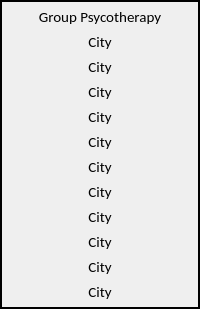
         <widget class="QFrame" name="f_services">
          <property name="frameShape">
           <enum>QFrame::WinPanel</enum>
          </property>
          <property name="frameShadow">
           <enum>QFrame::Plain</enum>
          </property>
          <layout class="QVBoxLayout" name="verticalLayout_192">
           <property name="spacing">
            <number>5</number>
           </property>
           <property name="leftMargin">
            <number>5</number>
           </property>
           <property name="topMargin">
            <number>5</number>
           </property>
           <property name="rightMargin">
            <number>5</number>
           </property>
           <property name="bottomMargin">
            <number>5</number>
           </property>
           <item>
            <widget class="QLabel" name="services_1">
             <property name="font">
              <font>
               <family>Calibri</family>
               <pointsize>11</pointsize>
               <bold>false</bold>
              </font>
             </property>
             <property name="text">
              <string>Group Psycotherapy</string>
             </property>
             <property name="alignment">
              <set>Qt::AlignCenter</set>
             </property>
            </widget>
           </item>
           <item>
            <widget class="QLabel" name="services_2">
             <property name="font">
              <font>
               <family>Calibri</family>
               <pointsize>11</pointsize>
               <bold>false</bold>
              </font>
             </property>
             <property name="text">
              <string>City</string>
             </property>
             <property name="alignment">
              <set>Qt::AlignCenter</set>
             </property>
            </widget>
           </item>
           <item>
            <widget class="QLabel" name="services_3">
             <property name="font">
              <font>
               <family>Calibri</family>
               <pointsize>11</pointsize>
               <bold>false</bold>
              </font>
             </property>
             <property name="text">
              <string>City</string>
             </property>
             <property name="alignment">
              <set>Qt::AlignCenter</set>
             </property>
            </widget>
           </item>
           <item>
            <widget class="QLabel" name="services_4">
             <property name="font">
              <font>
               <family>Calibri</family>
               <pointsize>11</pointsize>
               <bold>false</bold>
              </font>
             </property>
             <property name="text">
              <string>City</string>
             </property>
             <property name="alignment">
              <set>Qt::AlignCenter</set>
             </property>
            </widget>
           </item>
           <item>
            <widget class="QLabel" name="services_5">
             <property name="font">
              <font>
               <family>Calibri</family>
               <pointsize>11</pointsize>
               <bold>false</bold>
              </font>
             </property>
             <property name="text">
              <string>City</string>
             </property>
             <property name="alignment">
              <set>Qt::AlignCenter</set>
             </property>
            </widget>
           </item>
           <item>
            <widget class="QLabel" name="services_6">
             <property name="font">
              <font>
               <family>Calibri</family>
               <pointsize>11</pointsize>
               <bold>false</bold>
              </font>
             </property>
             <property name="text">
              <string>City</string>
             </property>
             <property name="alignment">
              <set>Qt::AlignCenter</set>
             </property>
            </widget>
           </item>
           <item>
            <widget class="QLabel" name="services_7">
             <property name="font">
              <font>
               <family>Calibri</family>
               <pointsize>11</pointsize>
               <bold>false</bold>
              </font>
             </property>
             <property name="text">
              <string>City</string>
             </property>
             <property name="alignment">
              <set>Qt::AlignCenter</set>
             </property>
            </widget>
           </item>
           <item>
            <widget class="QLabel" name="services_8">
             <property name="font">
              <font>
               <family>Calibri</family>
               <pointsize>11</pointsize>
               <bold>false</bold>
              </font>
             </property>
             <property name="text">
              <string>City</string>
             </property>
             <property name="alignment">
              <set>Qt::AlignCenter</set>
             </property>
            </widget>
           </item>
           <item>
            <widget class="QLabel" name="services_9">
             <property name="font">
              <font>
               <family>Calibri</family>
               <pointsize>11</pointsize>
               <bold>false</bold>
              </font>
             </property>
             <property name="text">
              <string>City</string>
             </property>
             <property name="alignment">
              <set>Qt::AlignCenter</set>
             </property>
            </widget>
           </item>
           <item>
            <widget class="QLabel" name="services_10">
             <property name="font">
              <font>
               <family>Calibri</family>
               <pointsize>11</pointsize>
               <bold>false</bold>
              </font>
             </property>
             <property name="text">
              <string>City</string>
             </property>
             <property name="alignment">
              <set>Qt::AlignCenter</set>
             </property>
            </widget>
           </item>
           <item>
            <widget class="QLabel" name="services_11">
             <property name="font">
              <font>
               <family>Calibri</family>
               <pointsize>11</pointsize>
               <bold>false</bold>
              </font>
             </property>
             <property name="text">
              <string>City</string>
             </property>
             <property name="alignment">
              <set>Qt::AlignCenter</set>
             </property>
            </widget>
           </item>
           <item>
            <widget class="QLabel" name="services_12">
             <property name="font">
              <font>
               <family>Calibri</family>
               <pointsize>11</pointsize>
               <bold>false</bold>
              </font>
             </property>
             <property name="text">
              <string>City</string>
             </property>
             <property name="alignment">
              <set>Qt::AlignCenter</set>
             </property>
            </widget>
           </item>
          </layout>
         </widget>
